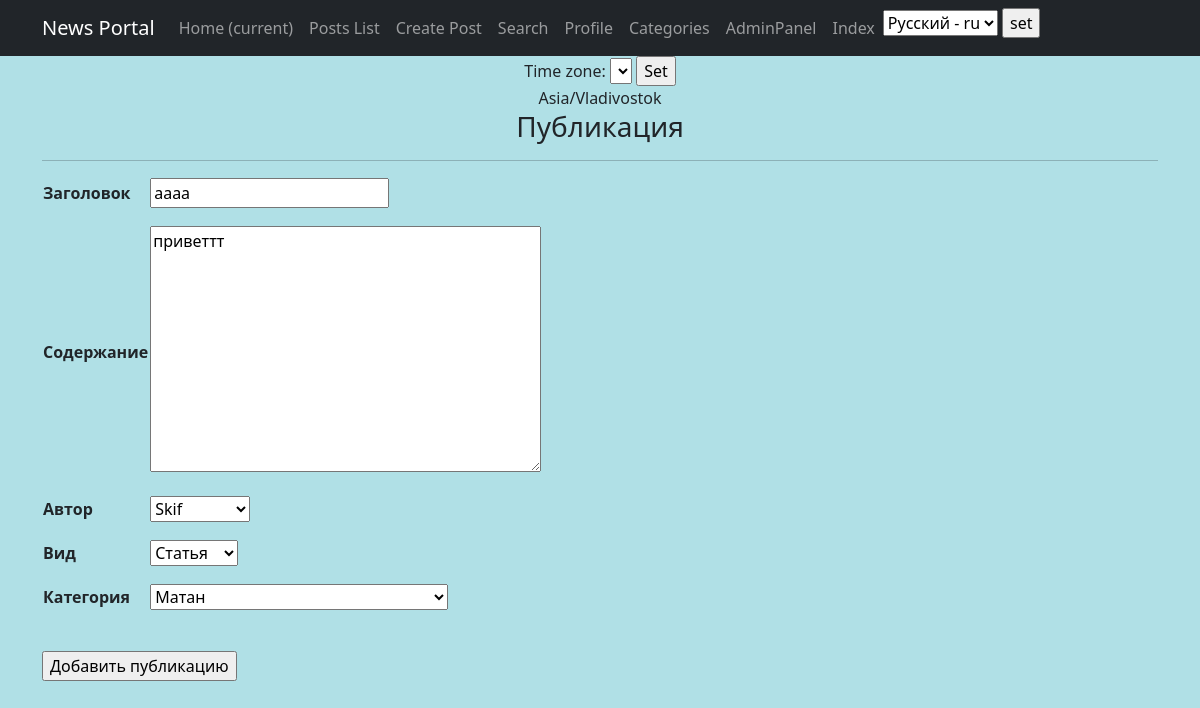
Screenshot of /posts/add/25 (signed in) with the database file from the repository.
### news/models.py (models this page shows, shortened)
class Post(models.Model):
    article = 'AR'
    news = 'NW'
    kind = [
        (article, 'Статья'),
        (news, 'Новость')
    ]
    author = models.ForeignKey(Author, on_delete=models.CASCADE)
    view = models.CharField(max_length=2, choices=kind, default=article)
    time_of_creation = models.DateTimeField(auto_now_add=True)
    post_category = models.ForeignKey(Category, on_delete=models.CASCADE, verbose_name='Категория(category)')
    title = models.CharField(max_length=128)
    text = models.TextField()
    post_rating = models.IntegerField(default=0)
    class Meta:
        verbose_name = 'Публикация'
        verbose_name_plural = 'Публикации'

### news/views.py (the view)
# urls.py: path('add/<int:pk>', PostUpdateView.as_view(), name='post_update'),
class PostUpdateView(LoginRequiredMixin, PermissionRequiredMixin, UpdateView):
    template_name = 'news/post_add.html'
    form_class = PostForm
    permission_required = ('news.change_post',)  # создание разрешения на редактирование
    def get_object(self, **kwargs):
        id = self.kwargs.get('pk')
        return Post.objects.get(pk=id)

### news/forms.py
class PostForm(ModelForm):
    class Meta:
        model = Post
        fields = ['title', 'text', 'author', 'view', 'post_category']

### news/models.py (called while the page is built)
    def __str__(self):
        return f'{self.author_user}'

    def __str__(self):
        return f'{self.name}'

### templates/news/post_add.html (shortened to what this page needs)
{% extends 'default.html' %}
{% load i18n %}
{% block content %}
<h3>Публикация</h3>
<hr>
<form method="POST">
    <table>
        <tr>
            <td>
                <p align="left">
                <b>Заголовок &nbsp </b>
                </p>
            </td>
            <td>
                <p align="left">
                {{ form.title }}
                </p>
            </td>
        </tr>
        <tr>
            <td>
                <p align="left">
                <b>Содержание</b>
                </p>
            </td>
            <td>
                <p align="left">
                {{ form.text }}
                </p>
            </td>
        </tr>
        <tr>
            <td>
                <p align="left">
                <b>Автор</b>
                </p>
            </td>
            <td>
                <p align="left">
                {{ form.author }}
                </p>
            </td>
        </tr>
        <tr>
            <td>
                <p align="left">
                <b>Вид</b>
                </p>
            </td>
            <td>
                <p align="left">
                {{ form.view }}
                </p>
            </td>
        </tr>
        <tr>
            <td>
                <p align="left">
                <b>Категория</b>
                </p>
            </td>
             <td>
                <p align="left">
                {{ form.post_category }}
                </p>
            </td>
        </tr>
    </table>
    <br>
    <p align="left">
    <input type="submit" value="Добавить публикацию">
    </p>
</form>
<br>
{% endblock content %}

### rows the page displays
Post: title "aaaa", text "приветтт", author "Skif", view "Статья", post_category "Матан"

### other values shown
{{ TIME_ZONE }} "Asia/Vladivostok"
form field language "Русский - ru"
